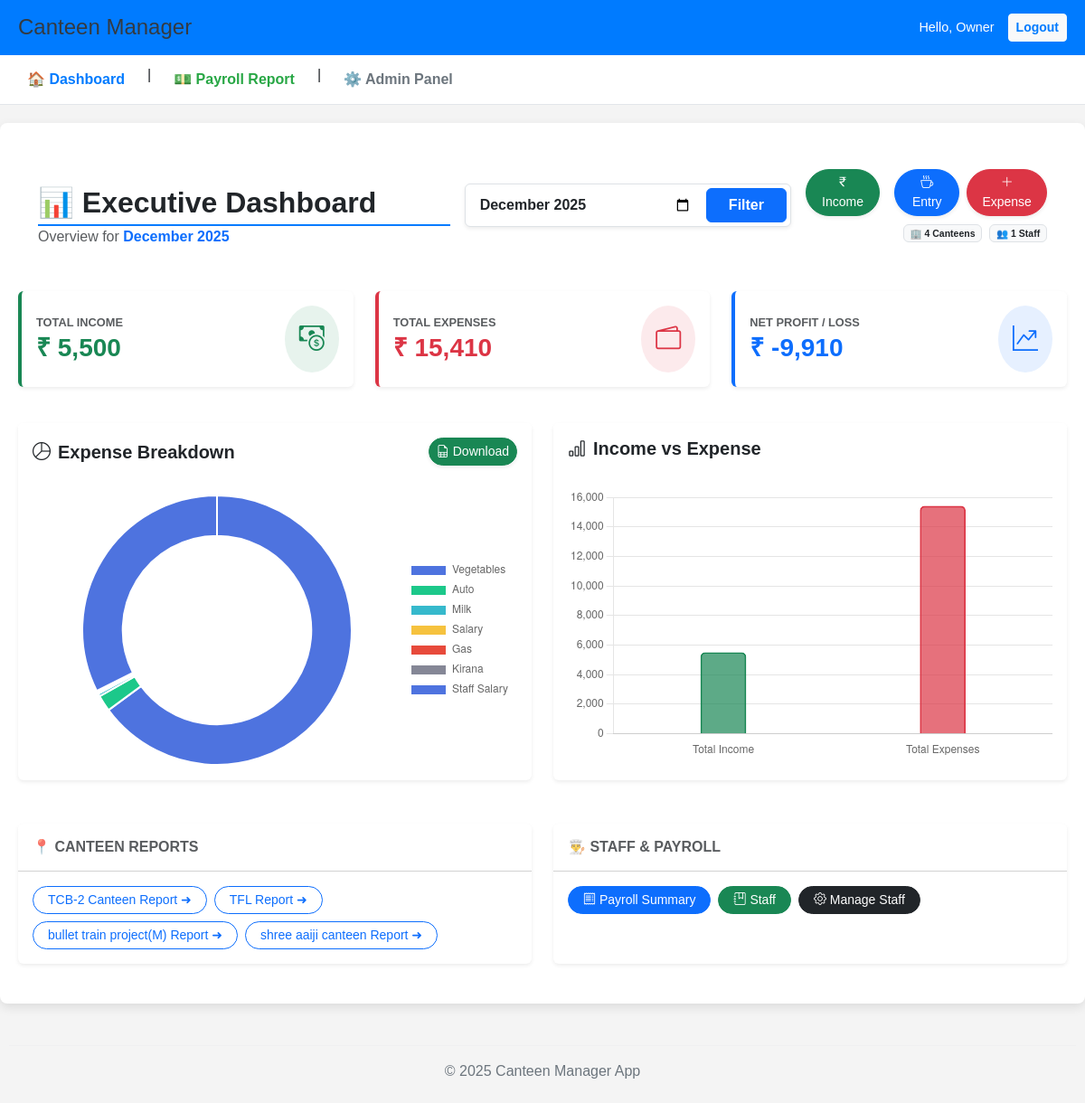
The page /management/ (signed in) on the database its author committed.
### management/models.py (models this page shows, shortened)
class Canteen(models.Model):
    BILLING_CHOICES = [
        ('DAILY', 'Daily Payment/Tracking'),
        ('MONTHLY', 'Monthly Fixed Billing'),
    ]
    name = models.CharField(max_length=100, unique=True, verbose_name="Canteen Name")
    location = models.CharField(max_length=255, verbose_name="Location")
    billing_type = models.CharField(
        max_length=10,
        choices=BILLING_CHOICES,
        default='DAILY',
        verbose_name="Billing Type"
    )
    daily_lunch_count = models.IntegerField(default=0, verbose_name="Daily Lunch Count")
    daily_dinner_count = models.IntegerField(default=0, verbose_name="Daily Dinner Count")
    class Meta:
        verbose_name = "Canteen"
        verbose_name_plural = "Canteens"

### management/views.py (the view)
# urls.py: path('', views.home_dashboard, name='home_dashboard'),
@login_required
def home_dashboard(request):
    filter_date_str = request.GET.get('filter_date') # HTML se date layega (YYYY-MM)
    if filter_date_str:
        try:
            year, month = map(int, filter_date_str.split('-'))
            today = date(year, month, 1) # Us mahine ki 1st tarikh
        except ValueError:
            today = date.today()
    else:
        today = date.today()
    first_day_of_month = today.replace(day=1)
    last_day_of_month = first_day_of_month + relativedelta(months=1) - timedelta(days=1)
    monthly_expenses_sum = Expense.objects.filter(
        date__gte=first_day_of_month,
        date__lte=last_day_of_month
    ).aggregate(total=Sum('amount'))['total'] or 0
    monthly_salary_paid = SalaryPayment.objects.filter(
        date__gte=first_day_of_month,
        date__lte=last_day_of_month
    ).aggregate(total=Sum('amount'))['total'] or 0
    total_outflow = monthly_expenses_sum + monthly_salary_paid
    income_entries = DailyEntry.objects.filter(
        date__gte=first_day_of_month,
        date__lte=last_day_of_month
    )
    total_cash = income_entries.aggregate(total=Sum('cash_received'))['total'] or 0
    total_online = income_entries.aggregate(total=Sum('online_received'))['total'] or 0
    total_income = total_cash + total_online
    net_profit = total_income - total_outflow
    expense_categories = Expense.objects.filter(
        date__gte=first_day_of_month,
        date__lte=last_day_of_month
    ).values('category').annotate(sum=Sum('amount')).order_by('-sum')
    pie_labels = []
    pie_data = []
    for item in expense_categories:
        pie_labels.append(item['category'])
        pie_data.append(float(item['sum']))
    if monthly_salary_paid > 0:
        pie_labels.append('Staff Salary')
        pie_data.append(float(monthly_salary_paid))
    all_canteens = Canteen.objects.all().order_by('name')
    total_canteens = Canteen.objects.count()
    total_staff = Staff.objects.count()
    context = {
        'current_month': today.strftime("%B %Y"), # Heading ke liye (e.g. December 2025)
        'filter_date': today.strftime("%Y-%m"),   # Input box me value rakhne ke liye
        'total_canteens': total_canteens,
        'total_staff': total_staff,
        'all_canteens': all_canteens,
        'total_income': total_income,
        'total_expense': total_outflow,
        'net_profit': net_profit,
        'pie_labels': pie_labels,
        'pie_data': pie_data,
    }
    return render(request, 'management/dashboard.html', context)

### management/templates/management/dashboard.html (shortened to what this page needs)
{% extends 'base.html' %}
{% load humanize %}
{% block content %}
<link rel="stylesheet" href="https://cdn.jsdelivr.net/npm/bootstrap-icons@1.10.0/font/bootstrap-icons.css">
<div class="container mt-4 mb-5">
    <div class="row align-items-center mb-4 g-3">
        <div class="col-md-5">
            <h2 class="fw-bold text-dark mb-0">📊 Executive Dashboard</h2>
            <p class="text-muted mb-0">Overview for <span class="fw-bold text-primary">{{ current_month }}</span></p>
        </div>
        <div class="col-md-4">
            <form method="GET" class="d-flex bg-white p-1 rounded shadow-sm border">
                <input type="month" name="filter_date" class="form-control border-0 fw-bold" value="{{ filter_date }}"
                    required>
                <button type="submit" class="btn btn-primary fw-bold ms-1 px-4">Filter</button>
            </form>
        </div>
        <div class="col-md-3 text-end">
            <div class="d-flex justify-content-end gap-2">
                <a href="{% url 'add_daily_entry' %}" class="btn btn-success shadow-sm rounded-pill btn-sm px-3">
                    <i class="bi bi-currency-rupee"></i> Income
                </a>
                <a href="{% url 'add_consumption' %}" class="btn btn-primary shadow-sm rounded-pill btn-sm px-3 ms-2">
                    <i class="bi bi-cup-hot"></i> Entry
                </a>
                <a href="{% url 'add_expense' %}" class="btn btn-danger shadow-sm rounded-pill btn-sm px-3">
                    <i class="bi bi-plus-lg"></i> Expense
                </a>
            </div>
            <div class="mt-2 d-none d-md-block small">
                <span class="badge bg-light text-dark border me-1">🏢 {{ total_canteens }} Canteens</span>
                <span class="badge bg-light text-dark border">👥 {{ total_staff }} Staff</span>
            </div>
        </div>
    </div>
</div>
<div class="row mb-4">
    <div class="col-md-4 mb-3">
        <div class="card border-0 shadow-sm h-100 border-start border-4 border-success">
            <div class="card-body">
                <div class="d-flex align-items-center justify-content-between">
                    <div>
                        <h6 class="text-uppercase text-muted fw-bold mb-1" style="font-size: 0.8rem;">Total Income</h6>
                        <h3 class="fw-bold text-success mb-0">₹ {{ total_income|floatformat:0|intcomma }}</h3>
                    </div>
                    <div class="bg-success bg-opacity-10 p-3 rounded-circle text-success">
                        <i class="bi bi-cash-coin fs-3"></i>
                    </div>
                </div>
            </div>
        </div>
    </div>
    <div class="col-md-4 mb-3">
        <div class="card border-0 shadow-sm h-100 border-start border-4 border-danger">
            <div class="card-body">
                <div class="d-flex align-items-center justify-content-between">
                    <div>
                        <h6 class="text-uppercase text-muted fw-bold mb-1" style="font-size: 0.8rem;">Total Expenses
                        </h6>
                        <h3 class="fw-bold text-danger mb-0">₹ {{ total_expense|floatformat:0|intcomma }}</h3>
                    </div>
                    <div class="bg-danger bg-opacity-10 p-3 rounded-circle text-danger">
                        <i class="bi bi-wallet2 fs-3"></i>
                    </div>
                </div>
            </div>
        </div>
    </div>
    <div class="col-md-4 mb-3">
        <div class="card border-0 shadow-sm h-100 border-start border-4 border-primary">
            <div class="card-body">
                <div class="d-flex align-items-center justify-content-between">
                    <div>
                        <h6 class="text-uppercase text-muted fw-bold mb-1" style="font-size: 0.8rem;">Net Profit / Loss
                        </h6>
                        <h3 class="fw-bold text-primary mb-0">₹ {{ net_profit|floatformat:0|intcomma }}</h3>
                    </div>
                    <div class="bg-primary bg-opacity-10 p-3 rounded-circle text-primary">
                        <i class="bi bi-graph-up-arrow fs-3"></i>
                    </div>
                </div>
            </div>
        </div>
    </div>
</div>
<div class="row mb-4">
    <div class="col-lg-6 mb-4">
        <div class="card border-0 shadow-sm h-100">
            <div class="card-header bg-white py-3 border-0 d-flex justify-content-between align-items-center">
                <h5 class="mb-0 fw-bold text-dark"><i class="bi bi-pie-chart me-2"></i>Expense Breakdown</h5>
                <a href="{% url 'export_expenses' %}" class="btn btn-success btn-sm shadow-sm rounded-pill">
                    <i class="bi bi-file-earmark-spreadsheet"></i> Download
                </a>
            </div>
            <div class="card-body">
                <div style="height: 300px;">
                    <canvas id="expensePieChart"></canvas>
                </div>
            </div>
        </div>
    </div>
    <div class="col-lg-6 mb-4">
        <div class="card border-0 shadow-sm h-100">
            <div class="card-header bg-white py-3 border-0">
                <h5 class="mb-0 fw-bold text-dark"><i class="bi bi-bar-chart me-2"></i>Income vs Expense</h5>
            </div>
            <div class="card-body">
                <div style="height: 300px;">
                    <canvas id="profitBarChart"></canvas>
                </div>
            </div>
        </div>
    </div>
</div>
<div class="row">
    <div class="col-lg-6 mb-4">
        <div class="card border-0 shadow-sm h-100">
            <div class="card-header bg-white py-3">
                <h6 class="mb-0 fw-bold text-uppercase text-muted">📍 Canteen Reports</h6>
            </div>
            <div class="card-body">
                <div class="d-flex flex-wrap gap-2">
                    {% for canteen in all_canteens %}
                    <a href="{% url 'canteen_summary_report' canteen.id %}"
                        class="btn btn-outline-primary btn-sm rounded-pill px-3">
                        {{ canteen.name }} Report ➜
                    </a>
                    {% empty %}
                    <span class="text-muted">No canteens added yet.</span>
                    {% endfor %}
                </div>
            </div>
        </div>
    </div>
    <div class="col-lg-6 mb-4">
        <div class="card border-0 shadow-sm h-100">
            <div class="card-header bg-white py-3">
                <h6 class="mb-0 fw-bold text-uppercase text-muted">👨‍🍳 Staff & Payroll</h6>
            </div>
            <div class="card-body">
                <div class="d-flex flex-wrap gap-2">
                    <a href="{% url 'payroll_summary' %}" class="btn btn-primary btn-sm rounded-pill px-3">
                        <i class="bi bi-receipt"></i> Payroll Summary
                    </a>
                    <a href="{% url 'staff_list' %}" class="btn btn-success btn-sm rounded-pill px-3">
                        <i class="bi bi-journal-bookmark"></i> Staff
                    </a>
                    <a href="{% url 'admin:management_staff_changelist' %}"
                        class="btn btn-dark btn-sm rounded-pill px-3">
                        <i class="bi bi-gear"></i> Manage Staff
                    </a>
                </div>
            </div>
        </div>
    </div>
</div>
<script>
    // Charts Data
    const pieLabels = {{ pie_labels| safe }};
    const pieData = {{ pie_data| safe }};
    const totalIncome = {{ total_income }};
    const totalExpense = {{ total_expense }};
    // Chart 1: Expense Breakdown
    const ctxPie = document.getElementById('expensePieChart').getContext('2d');
    if (pieData.length === 0) {
        ctxPie.font = "16px Arial";
        ctxPie.fillText("No Expense Data Available", 50, 150);
    } else {
        new Chart(ctxPie, {
            type: 'doughnut',
            data: {
                labels: pieLabels,
                datasets: [{
                    data: pieData,
                    backgroundColor: ['#4e73df', '#1cc88a', '#36b9cc', '#f6c23e', '#e74a3b', '#858796'],
                    hoverOffset: 4
                }]
            },
            options: {
                responsive: true,
                maintainAspectRatio: false,
                plugins: { legend: { position: 'right' } },
                cutout: '70%',
            }
        });
    }
    // Chart 2: Income vs Expense
    const ctxBar = document.getElementById('profitBarChart').getContext('2d');
    new Chart(ctxBar, {
        type: 'bar',
        data: {
            labels: ['Total Income', 'Total Expenses'],
            datasets: [{
                label: 'Amount (₹)',
                data: [totalIncome, totalExpense],
                backgroundColor: ['rgba(25, 135, 84, 0.7)', 'rgba(220, 53, 69, 0.7)'],
                borderColor: ['rgb(25, 135, 84)', 'rgb(220, 53, 69)'],
                borderWidth: 1,
                borderRadius: 5,
                barThickness: 50,
            }]
        },
        options: {
            responsive: true,
            maintainAspectRatio: false,
            plugins: { legend: { display: false } },
            scales: {
                y: { beginAtZero: true, grid: { borderDash: [2, 2] } },
                x: { grid: { display: false } }
            }
        }
    });
</script>
{% endblock %}

### management/templates/base.html (shortened to what this page needs)
<!DOCTYPE html>
<html lang="en">
<head>
    <link href="https://cdn.jsdelivr.net/npm/bootstrap@5.3.0/dist/css/bootstrap.min.css" rel="stylesheet">
</head>
<body>
    <header>
        <div style="background-color: #007bff; color: white; padding: 15px 20px; display: flex; justify-content: space-between; align-items: center;">
            <h1 style="margin: 0; font-size: 1.5em;">Canteen Manager</h1>
            {% if user.is_authenticated %}
            <div style="display: flex; align-items: center; gap: 15px;">
                <span style="font-size: 0.9em;">Hello, {{ user.username }}</span>
                <form method="post" action="{% url 'logout' %}" style="margin: 0;">
                    <button type="submit" class="btn btn-sm btn-light" style="color: #007bff; font-weight: bold;">Logout</button>
                </form>
            </div>
            {% endif %}
        </div>
        <nav class="main-nav" style="background-color: #ffffff; padding: 10px 20px; border-bottom: 1px solid #e2e6ea;">
            {% if user.is_authenticated %}
            <div style="display: flex; gap: 15px;">
                <a href="{% url 'home_dashboard' %}" style="color: #007bff; font-weight: bold;">
                    🏠 Dashboard
                </a>
                |
                <a href="{% url 'payroll_summary' %}" style="color: #28a745; font-weight: bold;">
                    💵 Payroll Report
                </a>
                |
                <a href="/admin/" style="color: #6c757d; font-weight: bold;">
                    ⚙️ Admin Panel
                </a>
            </div>
            {% endif %}
        </nav>
    </header>
    <main>
        {% block content %}
        {% endblock %}
    </main>
    <footer style="text-align: center; padding: 10px; color: #6c757d;">
        <hr style="border-color: #dee2e6;">
        <p>&copy; 2025 Canteen Manager App</p>
    </footer>
</body>
</html>

### management/templates/base.html (style rules this page uses)
body { font-family: Arial, sans-serif; margin: 0; padding: 0; background-color: #f4f4f4; }
main { padding: 20px; max-width: 1200px; margin: 20px auto; background-color: white; min-height: 85vh; border-radius: 8px; box-shadow: 0 4px 12px rgba(0,0,0,0.1); }
h1 { color: #343a40; }
h2 { border-bottom: 2px solid #007bff; padding-bottom: 5px; margin-top: 25px; }
.main-nav a { text-decoration: none; padding: 5px 10px; border-radius: 4px; transition: background-color 0.3s; }

### rows shown on the page
Canteen: name "TCB-2 Canteen"
Canteen: name "TFL"
Canteen: name "bullet train project(M)"
Canteen: name "shree aaiji canteen"

### other values the page prints
{{ user.username }} "Owner"
{{ total_canteens }} "4"
{{ total_staff }} "1"
{{ total_income|floatformat:0|intcomma }} "5,500"
{{ total_expense|floatformat:0|intcomma }} "15,410"
{{ net_profit|floatformat:0|intcomma }} "-9,910"
chart data {{ pie_data| safe }} [10000.0, 300.0, 50.0, 30.0, 20.0, 10.0, 5000.0]
chart data {{ total_income }} 5500
chart data {{ total_expense }} 15410
